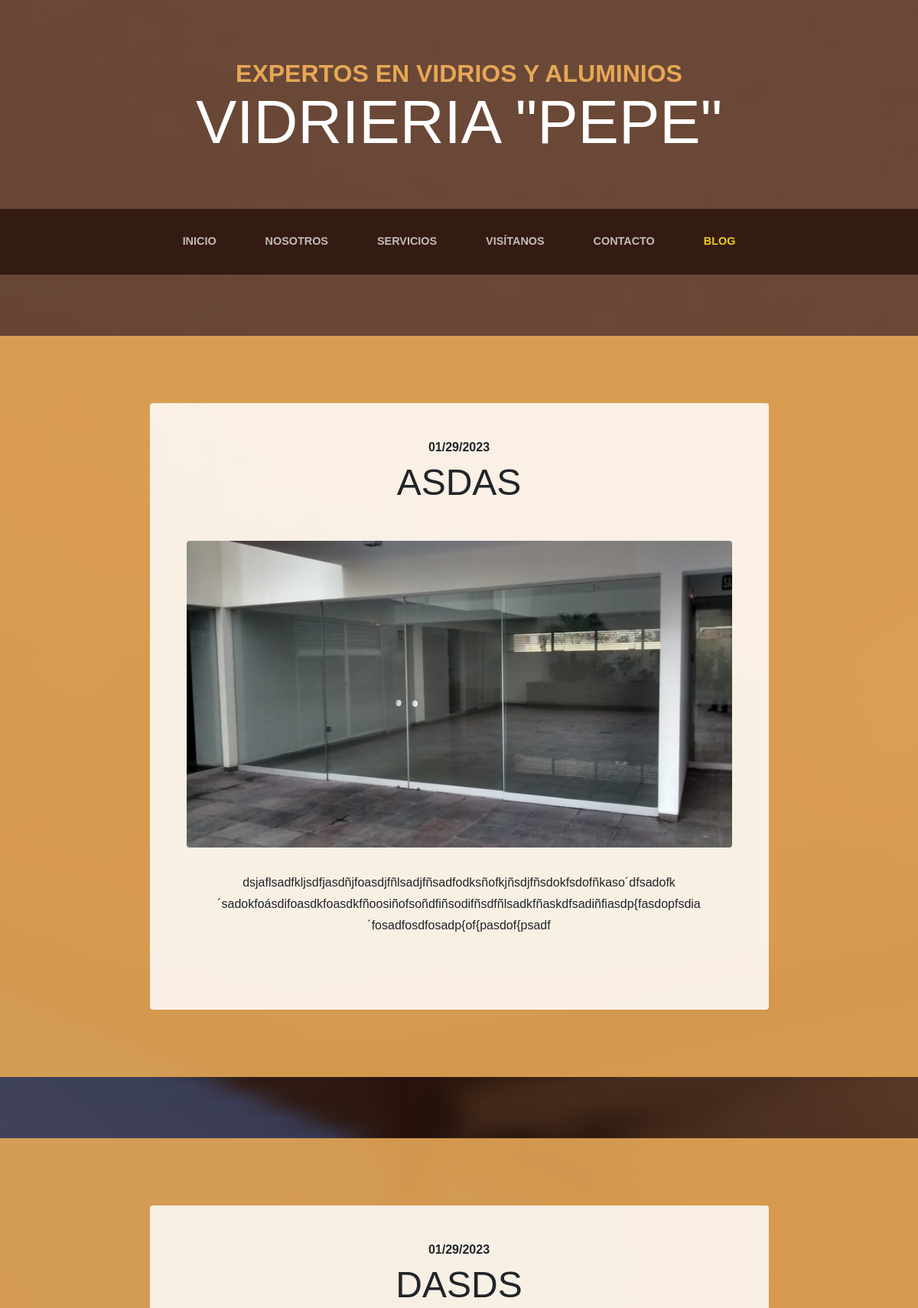
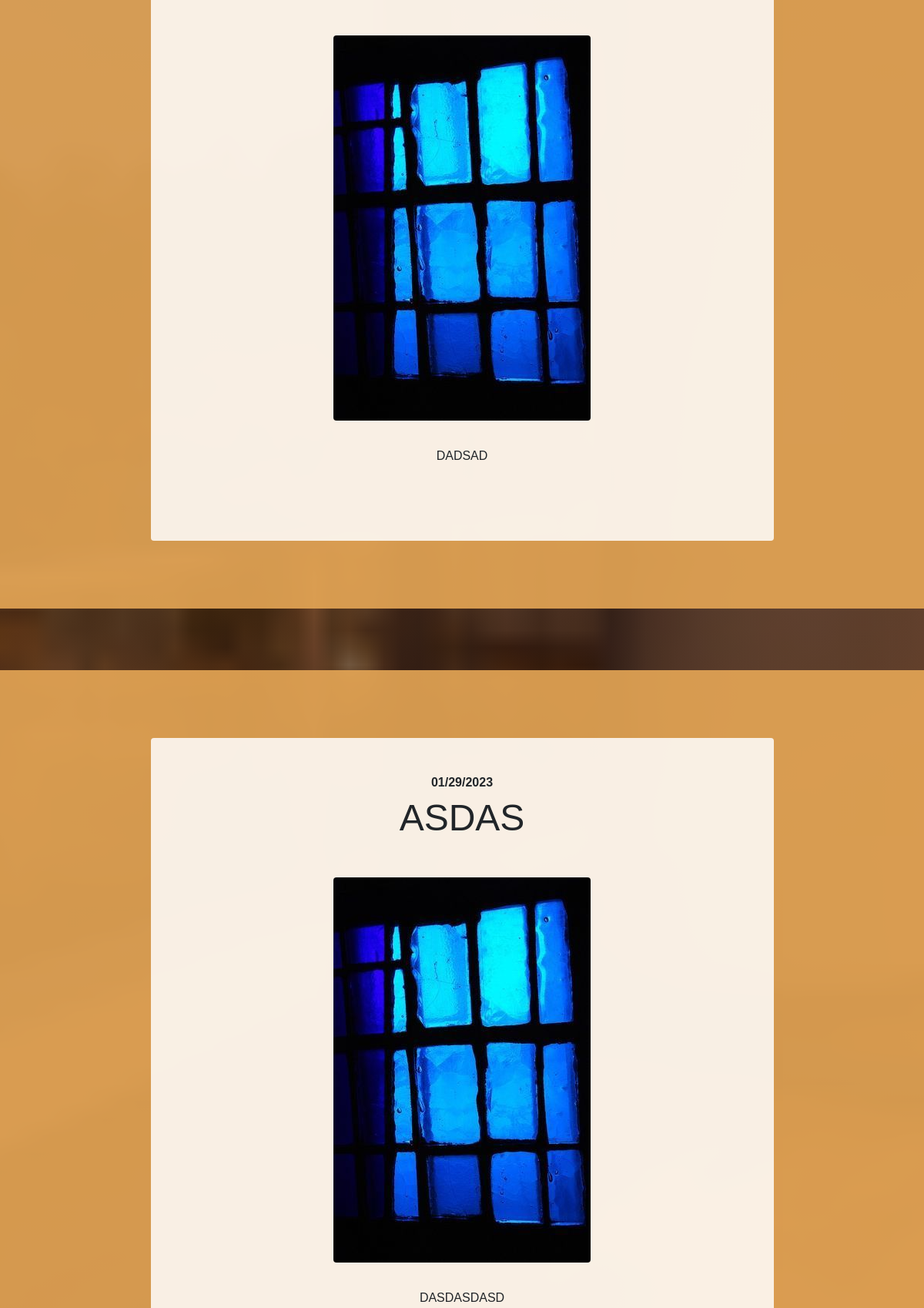
Screenshot of /blog/ (upper part) with the database file from the repository (2 pictures, top to bottom).
### blog/models.py (models this page shows, shortened)
class Post(models.Model):
     title = models.CharField(max_length=200, verbose_name="Titulo")
     content = models.TextField(verbose_name="Contenido")
     published = models.DateField(verbose_name="Fecha de publicacion",default=now)
     image = models.ImageField(verbose_name="Imagen",upload_to="blog",null= True , blank= True   )
     author = models.ForeignKey(User,verbose_name="Autor",on_delete=models.CASCADE)
     categories = models.ManyToManyField(Category, verbose_name="categorias",related_name="get_post")
     created   = models.DateTimeField(auto_now_add=True, verbose_name="Fecha de creacion")
     updated   = models.DateTimeField(auto_now=True, verbose_name="Fecha de edicion")
     class Meta:
      verbose_name        = "entrada"
      verbose_name_plural = "entrada"
      ordering            = ['-created' ]

### blog/views.py (the view)
# urls.py: path('',  views.blog, name = "blog"),
def blog(request):
    posts = Post.objects.all()
    return render(request,"blog/blog.html",{'posts':posts})

### social/procesos.py (called while the page is built)
def ctx_dict(request):
    ctx = {}
    links = Link.objects.all()
    for link in links :
        ctx[link.key] = link.url
    return ctx

### blog/templates/blog/blog.html (shortened to what this page needs)
{% extends 'core/base.html' %}
{% load static %}
{% block content %}
{% for post in posts %}
<section class="page-section cta">
  <div class="container">
    <div class="row">
      <div class="col-xl-9 mx-auto">
        <div class="cta-innerv text-center rounded">
          <h2 class="section-heading mb-5">
            <span class="section-heading-upper">{{post.published|date:"SHORT_DATE_FORMAT"}}</span>
            <span class="section-heading-lower">{{post.title}}</span>
          </h2>
          <p class="mb-0">
            <img class="mx-auto d-flex rounded img-fluid mb-3 mb-lg-0" src="{{post.image.url}}" alt="">
          </p>
          <p class="mb-0 mbt">
           {{post.content|linebreaks}}
          </p>
          <p class="mb-0 mbt">
          </p>
        </div>
      </div>
    </div>
  </div>
</section>
{% endfor%}
{% endblock %}

### core/static/core/css/business-casual.css (style rules this page uses)
body { font-family: 'Lora'; background: linear-gradient(rgba(47, 23, 15, 0.65), rgba(47, 23, 15, 0.65)), url("../img/bg.jpg"); background-attachment: fixed; background-position: center; background-size: cover; }
h1, h2, h3, h4, h5, h6 { font-family: 'Raleway'; }
p { line-height: 1.75; }
.page-section { margin-top: 5rem; margin-bottom: 5rem; }
.section-heading { text-transform: uppercase; }
.section-heading .section-heading-upper { display: block; font-size: 1rem; font-weight: 800; padding-bottom:.5rem; }
.section-heading .section-heading-lower { display: block; font-size: 3rem; font-weight: 100; }
.cta { padding-top: 5rem; padding-bottom: 5rem; background-color: rgba(230, 167, 86, 0.9); }
.cta .cta-innerv { position: relative; padding: 3rem; margin: 0.5rem; background-color: rgba(255, 255, 255, 0.85); }
.mbt { padding-top: 2rem; }

### core/static/core/css/estilos.css (style rules this page uses)
* { margin: 0; padding: 0; box-sizing: border-box; font-family: sans-serif; }

### rows the page displays
Post: published "01/29/2023", title "ASDAS", image (picture), content "dsjaflsadfkljsdfjasdñjfoasdjfñlsadjfñsadfodksñofkjñsdjfñsdokfsdofñkaso´dfsadofk´sadokfoásdifoasdkfoasdkfñoosiñofsoñdfiñsodifñsdfñlsadkfñaskdfsadiñfiasdp{fasdopfsdia´fosadfosdfosadp{of{pasdof{psadf"
Post: published "01/29/2023", title "DASDS", image (picture), content "DADSAD"
Post: published "01/29/2023", title "ASDAS", image (picture), content "DASDASDASD"
